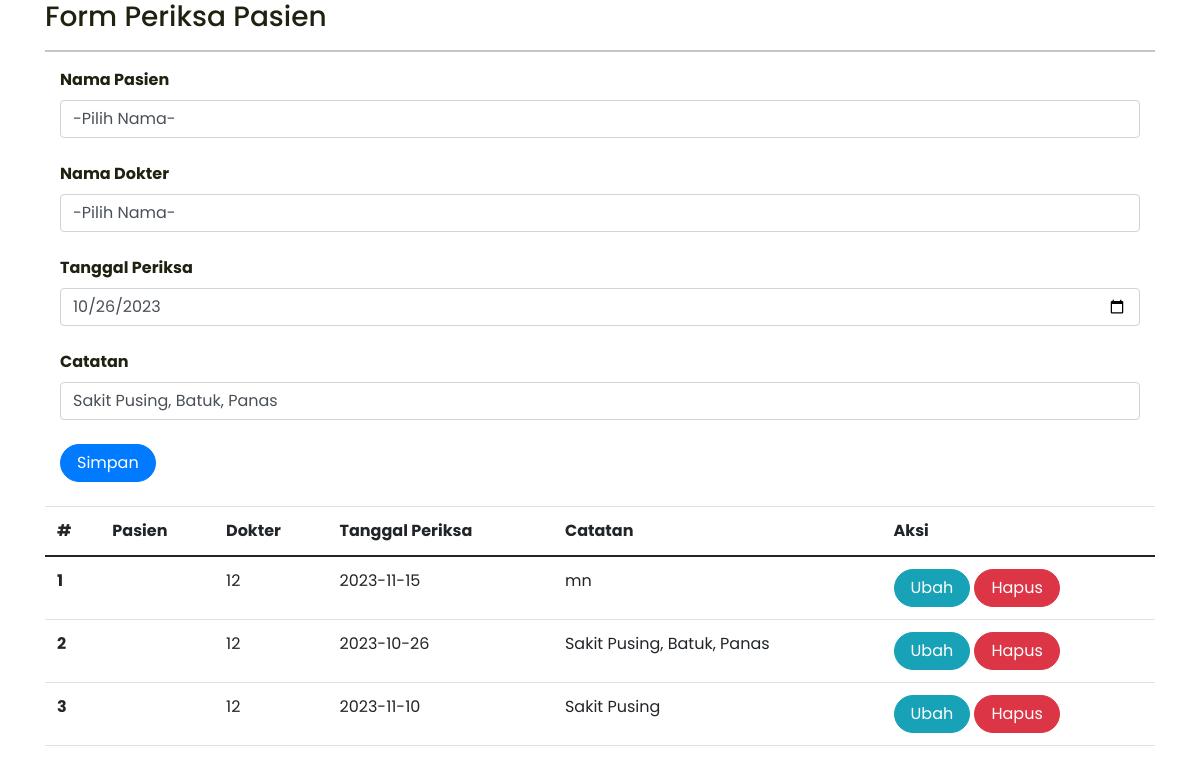
/periksa.php?id=21, run on the app's committed database.
### tables this page shows
CREATE TABLE `periksa` (
  `id` int(10) NOT NULL,
  `id_pasien` int(10) NOT NULL,
  `id_dokter` int(10) NOT NULL,
  `tgl_periksa` date DEFAULT NULL,
  `catatan` text DEFAULT NULL
);

### periksa.php (the view, shortened to what this page needs)
<?php
include_once("koneksi.php");
?>
<!DOCTYPE html>
<html lang="en">
<head>
    <link rel="stylesheet" href="assets/css/bootstrap.css">
    <link rel='stylesheet' href='styleku.css'>
    <link href="https://cdn.jsdelivr.net/npm/bootstrap@5.0.2/dist/css/bootstrap.min.css"
    rel="stylesheet"
>
</head>
<head>
    <link rel='stylesheet' href='https://cdnjs.cloudflare.com/ajax/libs/twitter-bootstrap/4.1.3/css/bootstrap.min.css'>
    <link rel='stylesheet' href='styleku.css'>
</head>
<div class="container">
<h3>
</h3>
<hr>
<form class="form" method="POST" action="" name="myForm" onsubmit="return(validate());">
    <?php
    $tgl_periksa = '';
    $catatan = '';
    if (isset($_GET['id'])) {
        $ambil = mysqli_query($koneksi,
        "SELECT * FROM periksa
        WHERE id='" . $_GET['id'] . "'");
        while ($row = mysqli_fetch_array($ambil)) {
            $tgl_periksa = $row['tgl_periksa'];
            $catatan = $row['catatan'];
        }
    ?>
    <?php
    }
    ?>
    <div class="col">
    <label class="fw-bold">
                Nama Pasien
            </label>
    <select class="form-control" name="id_pasien" id="datanama" onchange="changeValue(this.value)">
        <option>-Pilih Nama-</option>
      </select>
    </div>
    <br>
    <div class="col">
    <label class="fw-bold">
                Nama Dokter
            </label>
    <select class="form-control" name="id_dokter" id="nama" onchange="changeValue(this.value)">
        <option>-Pilih Nama-</option>
        <?php
        include 'koneksi.php';
        ?>
      </select>
    </div>
    <br>
        <div class="col">
            <label for="inputTglPeriksa" class="form-label fw-bold">
                Tanggal Periksa
            </label>
            <input type="date" class="form-control" name="tgl_periksa" id="inputTanggal" placeholder="TanggalPeriksa" value="<?php echo $tgl_periksa ?>">
        </div>
    <br>
        <div class="col">
            <label for="inputCatatan" class="form-label fw-bold">
                Catatan
            </label>
            <input type="text" class="form-control" name="catatan" id="inputCatatan" placeholder="Catatan" value="<?php echo $catatan ?>">
        </div>
        <br>
        <div class="col">
            <button type="submit" class="btn btn-primary rounded-pill px-3" name="simpan">Simpan</button>
        </div>
</form>
<table class="table table-hover">
    <thead>
        <tr>
            <th scope="col">#</th>
            <th scope="col">Pasien</th>
            <th scope="col">Dokter</th>
            <th scope="col">Tanggal Periksa</th>
            <th scope="col">Catatan</th>
            <th scope="col">Aksi</th>
        </tr>
    </thead>
    <tbody>
    <?php
        $result = mysqli_query(
            $koneksi,"SELECT * FROM periksa ORDER BY id_pasien"
            );
        $no = 1;
        foreach ($result as $data){
        ?>
            <tr>
                <th scope="row"><?php echo $no++ ?></th>
                <td><?php echo htmlspecialchars($data['datanama']) ?></td>
                <td><?php echo htmlspecialchars($data['id_dokter']) ?></td>
                <td><?php echo htmlspecialchars($data['tgl_periksa']) ?></td>
                <td><?php echo htmlspecialchars($data['catatan']) ?></td>
                <td>
                    <a class="btn btn-info rounded-pill px-3"
                    href="periksa.php?id=<?php echo $data['id'] ?>">Ubah
                    </a>
                    <a class="btn btn-danger rounded-pill px-3"
                    href="periksa.php?id=<?php echo $data['id'] ?>&aksi=hapus">Hapus
                    </a>
                </td>
            </tr>
        <?php
        }
        ?>
    </tbody>
</table>
</body>
</html>

### data on the page
periksa: tgl_periksa "10/26/2023", catatan "Sakit Pusing, Batuk, Panas", id_dokter "12", tgl_periksa "2023-10-26"
periksa: id_dokter "12", tgl_periksa "2023-11-15", catatan "mn"
periksa: id_dokter "12", tgl_periksa "2023-11-10", catatan "Sakit Pusing"
